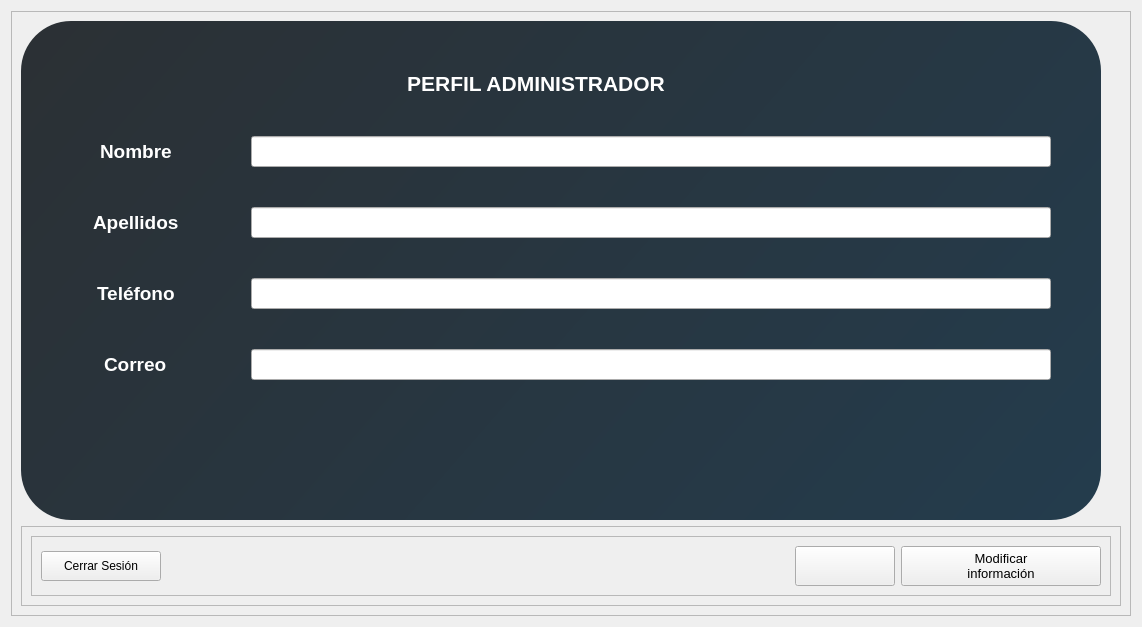
               <widget class="QWidget" name="page_4">
                <layout class="QGridLayout" name="gridLayout_4">
                 <item row="0" column="0" alignment="Qt::AlignHCenter">
                  <widget class="QFrame" name="frame_14">
                   <property name="frameShape">
                    <enum>QFrame::StyledPanel</enum>
                   </property>
                   <property name="frameShadow">
                    <enum>QFrame::Raised</enum>
                   </property>
                   <layout class="QVBoxLayout" name="verticalLayout_15">
                    <item>
                     <widget class="QFrame" name="frame_6">
                      <property name="sizePolicy">
                       <sizepolicy hsizetype="Expanding" vsizetype="Expanding">
                        <horstretch>0</horstretch>
                        <verstretch>0</verstretch>
                       </sizepolicy>
                      </property>
                      <property name="minimumSize">
                       <size>
                        <width>1080</width>
                        <height>0</height>
                       </size>
                      </property>
                      <property name="maximumSize">
                       <size>
                        <width>900</width>
                        <height>16777215</height>
                       </size>
                      </property>
                      <property name="styleSheet">
                       <string notr="true">QFrame#frame_6{
background-color: qlineargradient(x1:0, y1:0, x2:2.5 y2:1, stop:0 #2B3034, stop:1 #1C4968);
color:white;
border-radius:50px;
}

QLineEdit#nombre_txt:hover,
#apellidos_txt:hover,
#telefono_txt:hover,
#correo_txt:hover{
color:white;
}</string>
                      </property>
                      <property name="frameShape">
                       <enum>QFrame::StyledPanel</enum>
                      </property>
                      <property name="frameShadow">
                       <enum>QFrame::Raised</enum>
                      </property>
                      <layout class="QGridLayout" name="gridLayout_9">
                       <property name="leftMargin">
                        <number>0</number>
                       </property>
                       <property name="topMargin">
                        <number>50</number>
                       </property>
                       <property name="rightMargin">
                        <number>50</number>
                       </property>
                       <property name="bottomMargin">
                        <number>100</number>
                       </property>
                       <property name="spacing">
                        <number>0</number>
                       </property>
                       <item row="0" column="0" colspan="2">
                        <widget class="QLabel" name="label_13">
                         <property name="text">
                          <string>&lt;html&gt;&lt;head/&gt;&lt;body&gt;&lt;p&gt;&lt;span style=&quot; font-size:16pt; font-weight:600; color:#ffffff;&quot;&gt;PERFIL ADMINISTRADOR&lt;/span&gt;&lt;/p&gt;&lt;/body&gt;&lt;/html&gt;</string>
                         </property>
                         <property name="alignment">
                          <set>Qt::AlignCenter</set>
                         </property>
                        </widget>
                       </item>
                       <item row="4" column="0" alignment="Qt::AlignHCenter">
                        <widget class="QLabel" name="label_7">
                         <property name="font">
                          <font>
                           <pointsize>14</pointsize>
                           <weight>75</weight>
                           <bold>true</bold>
                          </font>
                         </property>
                         <property name="text">
                          <string>&lt;html&gt;&lt;head/&gt;&lt;body&gt;&lt;p&gt;&lt;span style=&quot; color:#ffffff;&quot;&gt;Apellidos&lt;/span&gt;&lt;/p&gt;&lt;/body&gt;&lt;/html&gt;</string>
                         </property>
                        </widget>
                       </item>
                       <item row="2" column="1">
                        <widget class="QLineEdit" name="nombre_txt">
                         <property name="maximumSize">
                          <size>
                           <width>800</width>
                           <height>16777215</height>
                          </size>
                         </property>
                         <property name="font">
                          <font>
                           <pointsize>14</pointsize>
                          </font>
                         </property>
                        </widget>
                       </item>
                       <item row="7" column="1">
                        <spacer name="verticalSpacer_12">
                         <property name="orientation">
                          <enum>Qt::Vertical</enum>
                         </property>
                         <property name="sizeHint" stdset="0">
                          <size>
                           <width>20</width>
                           <height>40</height>
                          </size>
                         </property>
                        </spacer>
                       </item>
                       <item row="6" column="0" alignment="Qt::AlignHCenter">
                        <widget class="QLabel" name="label_8">
                         <property name="font">
                          <font>
                           <pointsize>14</pointsize>
                           <weight>75</weight>
                           <bold>true</bold>
                          </font>
                         </property>
                         <property name="text">
                          <string>&lt;html&gt;&lt;head/&gt;&lt;body&gt;&lt;p&gt;&lt;span style=&quot; color:#ffffff;&quot;&gt;Teléfono&lt;/span&gt;&lt;/p&gt;&lt;/body&gt;&lt;/html&gt;</string>
                         </property>
                        </widget>
                       </item>
                       <item row="5" column="1">
                        <spacer name="verticalSpacer_11">
                         <property name="orientation">
                          <enum>Qt::Vertical</enum>
                         </property>
                         <property name="sizeHint" stdset="0">
                          <size>
                           <width>20</width>
                           <height>40</height>
                          </size>
                         </property>
                        </spacer>
                       </item>
                       <item row="2" column="0" alignment="Qt::AlignHCenter">
                        <widget class="QLabel" name="label_6">
                         <property name="font">
                          <font>
                           <pointsize>14</pointsize>
                           <weight>75</weight>
                           <bold>true</bold>
                          </font>
                         </property>
                         <property name="text">
                          <string>&lt;html&gt;&lt;head/&gt;&lt;body&gt;&lt;p&gt;&lt;span style=&quot; color:#ffffff;&quot;&gt;Nombre&lt;/span&gt;&lt;/p&gt;&lt;/body&gt;&lt;/html&gt;</string>
                         </property>
                        </widget>
                       </item>
                       <item row="6" column="1">
                        <widget class="QLineEdit" name="telefono_txt">
                         <property name="maximumSize">
                          <size>
                           <width>800</width>
                           <height>16777215</height>
                          </size>
                         </property>
                         <property name="font">
                          <font>
                           <pointsize>14</pointsize>
                          </font>
                         </property>
                        </widget>
                       </item>
                       <item row="8" column="1">
                        <widget class="QLineEdit" name="correo_txt">
                         <property name="maximumSize">
                          <size>
                           <width>800</width>
                           <height>16777215</height>
                          </size>
                         </property>
                         <property name="font">
                          <font>
                           <pointsize>14</pointsize>
                          </font>
                         </property>
                        </widget>
                       </item>
                       <item row="8" column="0" alignment="Qt::AlignHCenter">
                        <widget class="QLabel" name="label_9">
                         <property name="font">
                          <font>
                           <pointsize>14</pointsize>
                           <weight>75</weight>
                           <bold>true</bold>
                          </font>
                         </property>
                         <property name="text">
                          <string>&lt;html&gt;&lt;head/&gt;&lt;body&gt;&lt;p&gt;&lt;span style=&quot; color:#ffffff;&quot;&gt;Correo&lt;/span&gt;&lt;/p&gt;&lt;/body&gt;&lt;/html&gt;</string>
                         </property>
                        </widget>
                       </item>
                       <item row="3" column="1">
                        <spacer name="verticalSpacer_10">
                         <property name="orientation">
                          <enum>Qt::Vertical</enum>
                         </property>
                         <property name="sizeHint" stdset="0">
                          <size>
                           <width>20</width>
                           <height>40</height>
                          </size>
                         </property>
                        </spacer>
                       </item>
                       <item row="1" column="1">
                        <spacer name="verticalSpacer_9">
                         <property name="orientation">
                          <enum>Qt::Vertical</enum>
                         </property>
                         <property name="sizeHint" stdset="0">
                          <size>
                           <width>20</width>
                           <height>40</height>
                          </size>
                         </property>
                        </spacer>
                       </item>
                       <item row="4" column="1">
                        <widget class="QLineEdit" name="apellidos_txt">
                         <property name="maximumSize">
                          <size>
                           <width>800</width>
                           <height>16777215</height>
                          </size>
                         </property>
                         <property name="font">
                          <font>
                           <pointsize>14</pointsize>
                          </font>
                         </property>
                        </widget>
                       </item>
                       <item row="9" column="1">
                        <spacer name="verticalSpacer_6">
                         <property name="orientation">
                          <enum>Qt::Vertical</enum>
                         </property>
                         <property name="sizeHint" stdset="0">
                          <size>
                           <width>20</width>
                           <height>40</height>
                          </size>
                         </property>
                        </spacer>
                       </item>
                      </layout>
                     </widget>
                    </item>
                    <item alignment="Qt::AlignRight">
                     <widget class="QFrame" name="frame_12">
                      <property name="maximumSize">
                       <size>
                        <width>16777215</width>
                        <height>200</height>
                       </size>
                      </property>
                      <property name="styleSheet">
                       <string notr="true"/>
                      </property>
                      <property name="frameShape">
                       <enum>QFrame::StyledPanel</enum>
                      </property>
                      <property name="frameShadow">
                       <enum>QFrame::Raised</enum>
                      </property>
                      <layout class="QGridLayout" name="gridLayout_13">
                       <item row="0" column="0">
                        <widget class="QFrame" name="frame_15">
                         <property name="minimumSize">
                          <size>
                           <width>1080</width>
                           <height>0</height>
                          </size>
                         </property>
                         <property name="maximumSize">
                          <size>
                           <width>1080</width>
                           <height>16777215</height>
                          </size>
                         </property>
                         <property name="styleSheet">
                          <string notr="true"/>
                         </property>
                         <property name="frameShape">
                          <enum>QFrame::StyledPanel</enum>
                         </property>
                         <property name="frameShadow">
                          <enum>QFrame::Raised</enum>
                         </property>
                         <layout class="QHBoxLayout" name="horizontalLayout_8">
                          <item>
                           <widget class="QPushButton" name="cerrar_sesion_btn_2">
                            <property name="minimumSize">
                             <size>
                              <width>120</width>
                              <height>30</height>
                             </size>
                            </property>
                            <property name="maximumSize">
                             <size>
                              <width>120</width>
                              <height>16777215</height>
                             </size>
                            </property>
                            <property name="text">
                             <string>Cerrar Sesión</string>
                            </property>
                           </widget>
                          </item>
                          <item>
                           <spacer name="horizontalSpacer">
                            <property name="orientation">
                             <enum>Qt::Horizontal</enum>
                            </property>
                            <property name="sizeHint" stdset="0">
                             <size>
                              <width>40</width>
                              <height>20</height>
                             </size>
                            </property>
                           </spacer>
                          </item>
                          <item>
                           <widget class="QPushButton" name="guardar_admin_btn">
                            <property name="minimumSize">
                             <size>
                              <width>100</width>
                              <height>40</height>
                             </size>
                            </property>
                            <property name="text">
                             <string/>
                            </property>
                            <property name="icon">
                             <iconset>
                              <normaloff>../assets/icons/save-2.ico</normaloff>../assets/icons/save-2.ico</iconset>
                            </property>
                           </widget>
                          </item>
                          <item>
                           <widget class="QPushButton" name="modificar_perfil_btn">
                            <property name="minimumSize">
                             <size>
                              <width>200</width>
                              <height>40</height>
                             </size>
                            </property>
                            <property name="font">
                             <font>
                              <pointsize>10</pointsize>
                             </font>
                            </property>
                            <property name="text">
                             <string>Modificar 
información</string>
                            </property>
                           </widget>
                          </item>
                         </layout>
                        </widget>
                       </item>
                      </layout>
                     </widget>
                    </item>
                   </layout>
                  </widget>
                 </item>
                </layout>
               </widget>
